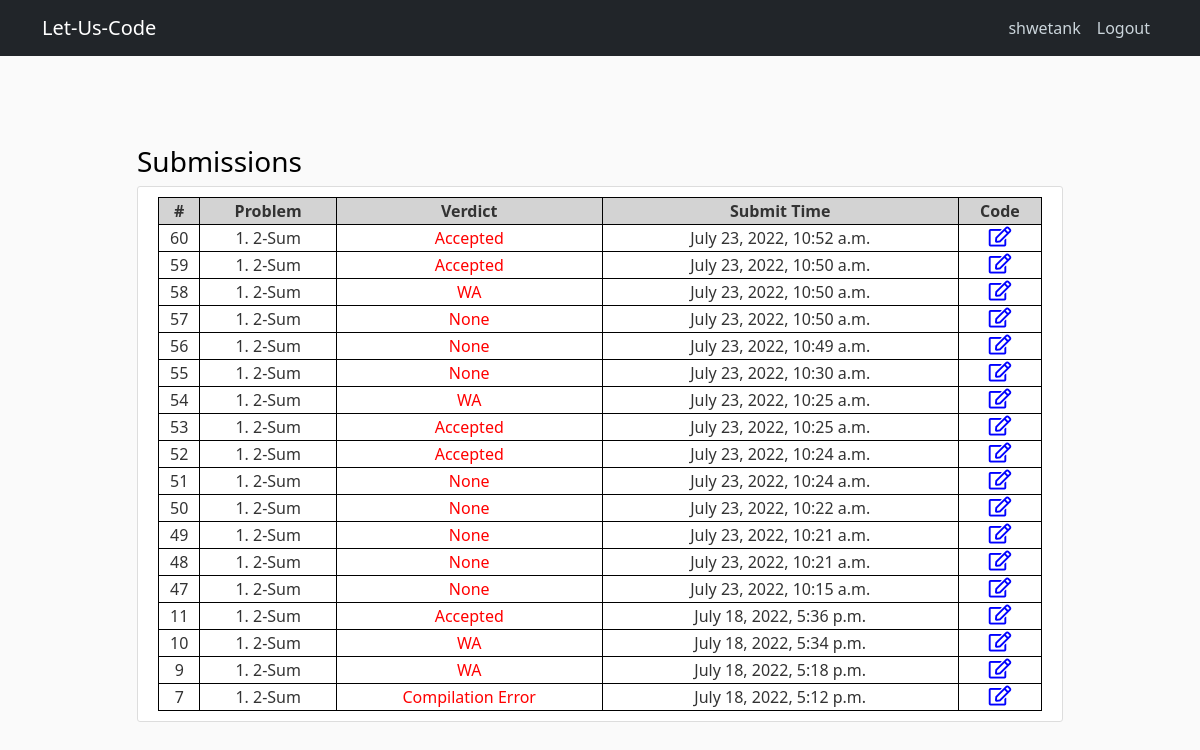
Page /problem/1/submission/ (signed in) on the earlier database version.
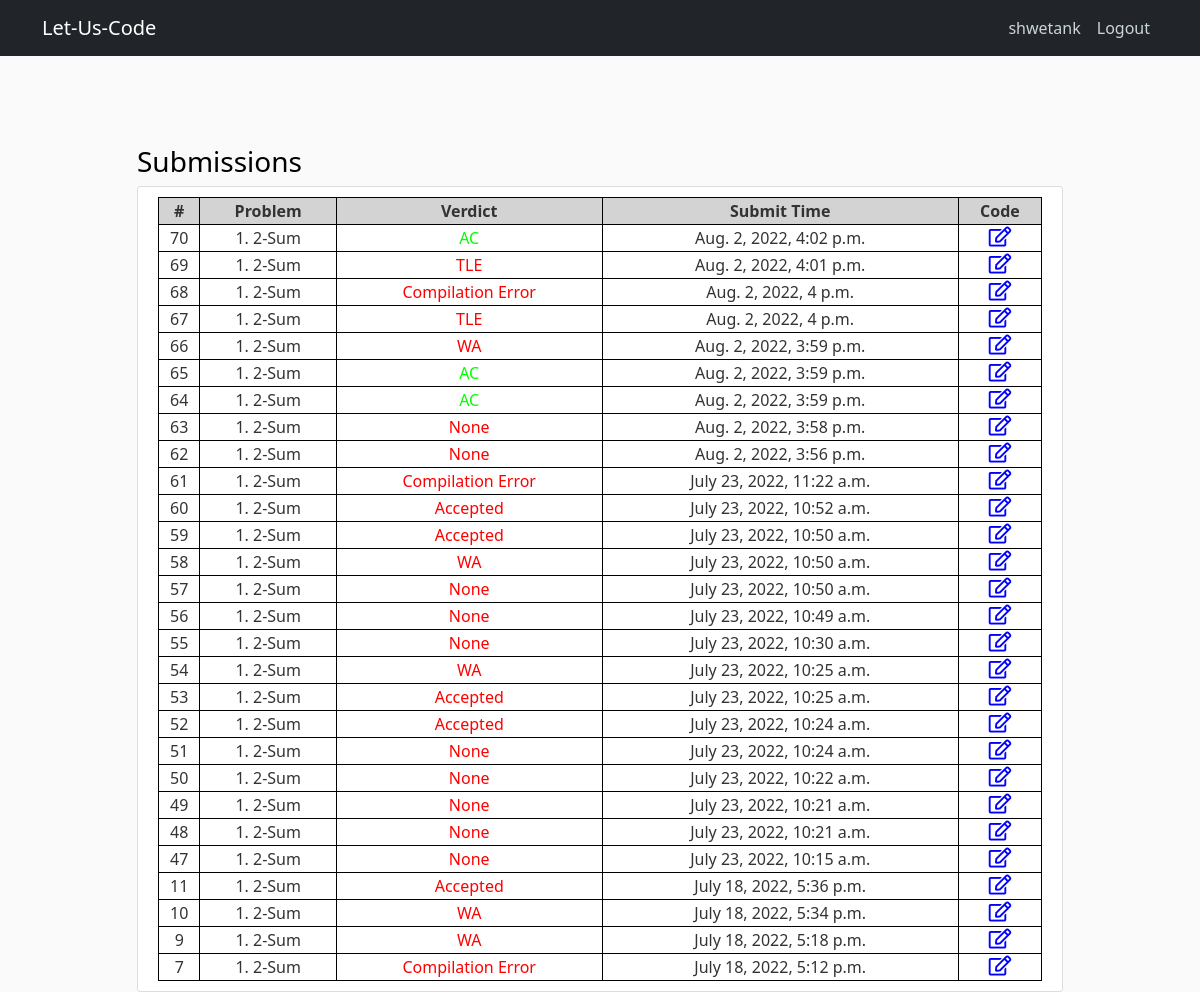
Same page on the later database version.
### judge/models.py (models this page shows, shortened)
class solution(models.Model):
    submitter = models.TextField(null=True)
    curr_problem=models.ForeignKey(problem, on_delete=models.CASCADE, null=True)
    verdict=models.TextField(null=True)
    time_of_submit = models.DateTimeField(auto_now=True)
    code=models.TextField(null=True, blank=True)

class problem(models.Model):
    name=models.TextField()
    statement = models.TextField()
    difficulty=models.TextField()
    time_limit=models.FloatField(null=True)

### judge/views.py (the view)
# urls.py: path('problem/<int:prob_id>/submission/',submit,name='past_submissions'),
@login_required(login_url='user_login')
def submit(request,prob_id):
    obj=problem.objects.get(id=prob_id)
    qs=solution.objects.filter(curr_problem=obj).filter(submitter=request.user.username).order_by('-id')
    if(len(qs)==0):
        template='no_submission.html'
        return render(request,template)
    context= {
        'submissions': qs
    }
    template='submission.html'
    return render(request,template,context)

### judge/templates/submission.html
{% extends "base.html" %}
{% load static %}
{% block content %}
<h3 style="color: black; margin-top: 7%;">Submissions</h3>
<section class="media content-section" style="margin: 0;">
  <table style="table-layout: auto; width: 100%;">
    <tr>
      <th>#</th>
      <th>Problem</th>
      <th>Verdict</th>
      <th>Submit Time</th>
      <th>Code</th>
    </tr>
    {% for sub in submissions %}
      <tr>
        <td>{{ sub.id }}</td>
        <td>{{ sub.curr_problem.id }}. {{  sub.curr_problem.name }}</td>
        <td>
          {% if sub.verdict == 'AC' %}
            <p style="color: rgb(0, 255, 0); margin: 0;">AC</p>
          {% elif sub.verdict == 'Testing' %}
            <p style="color: grey; margin: 0;">Testing</p>
          {% else %}
            <p style="color: red; margin: 0;">
              {% if sub.verdict == 'WA' %}
                WA
              {% elif sub.verdict == 'TLE' %}
                TLE
              {% elif sub.verdict == 'CE' %}
                CE
              {% else %}
                {{sub.verdict}}
              {% endif %}
            </p>
          {% endif %}
        </td>
        <td>{{ sub.time_of_submit }}</td>
        <td>
          <a href=./code/{{sub.id}}>
            <i class='far fa-edit' style='font-size:20px;color:blue'></i>
          </a>
        </td>
      </tr>
    {% endfor %}
  </table>
</section>
{% endblock content %}

### judge/templates/base.html (shortened to what this page needs)
{% load static %}
<!DOCTYPE html>
<html lang="en">
  <head>
    <link href="https://cdn.jsdelivr.net/npm/bootstrap@5.1.0/dist/css/bootstrap.min.css" rel="stylesheet">
    <link rel="stylesheet" type="text/css" href="{% static 'home/main.css' %}">
    <link rel="stylesheet" href="https://cdnjs.cloudflare.com/ajax/libs/font-awesome/5.15.4/css/all.min.css">
  </head>
  <body>
    <header class="site-header">
      <nav class="navbar navbar-expand navbar-dark bg-dark fixed-top">
        <div class="container">
          <a class="navbar-brand" href='/problem'>Let-Us-Code</a>
          <div>
            <div class="navbar-nav">
              {% if user.is_authenticated %}
                <a class="nav-item nav-link" href="">{{ user.username }}</a>
                <a class="nav-item nav-link" href="/user/logout ">Logout</a>
              {% else %}
                <a class="nav-item nav-link" href="/user/login">Login</a>
                <a class="nav-item nav-link" href="/user/register">Register</a>
              {% endif %}
            </div>
          </div>
        </div>
      </nav>
    </header>
      <main role="main" class="container">
        <div class="row">
          <div class="col-md-10 offset-md-1">
            {% block content %}{% endblock %}
          </div>
        </div>
      </main>
  </body>
</html>

### static/home/main.css (style rules this page uses)
body { background: #fafafa; color: #333333; margin-top: 5rem; }
h1, h2, h3, h4, h5, h6 { color: #444444; }
.site-header .navbar-nav .nav-link { color: #cbd5db; }
.content-section { background: #ffffff; padding: 10px 20px; border: 1px solid #dddddd; border-radius: 3px; margin-bottom: 20px; }
table, td, th { border: 1px solid black; text-align: center; }
th { background-color: lightgray; }

Differences in the rows shown:
added solution: id "70", curr_problem.id "1", curr_problem.name "2-Sum", verdict "AC", time_of_submit "Aug. 2, 2022, 4:02 p.m."
added solution: id "69", curr_problem.id "1", curr_problem.name "2-Sum", verdict "TLE", time_of_submit "Aug. 2, 2022, 4:01 p.m."
added solution: id "68", curr_problem.id "1", curr_problem.name "2-Sum", verdict "Compilation Error", time_of_submit "Aug. 2, 2022, 4 p.m."
added solution: id "67", curr_problem.id "1", curr_problem.name "2-Sum", verdict "TLE", time_of_submit "Aug. 2, 2022, 4 p.m."
added solution: id "66", curr_problem.id "1", curr_problem.name "2-Sum", verdict "WA", time_of_submit "Aug. 2, 2022, 3:59 p.m."
added solution: id "65", curr_problem.id "1", curr_problem.name "2-Sum", verdict "AC", time_of_submit "Aug. 2, 2022, 3:59 p.m."
added solution: id "64", curr_problem.id "1", curr_problem.name "2-Sum", verdict "AC", time_of_submit "Aug. 2, 2022, 3:59 p.m."
added solution: id "63", curr_problem.id "1", curr_problem.name "2-Sum", verdict "None", time_of_submit "Aug. 2, 2022, 3:58 p.m."
added solution: id "62", curr_problem.id "1", curr_problem.name "2-Sum", verdict "None", time_of_submit "Aug. 2, 2022, 3:56 p.m."
added solution: id "61", curr_problem.id "1", curr_problem.name "2-Sum", verdict "Compilation Error", time_of_submit "July 23, 2022, 11:22 a.m."
